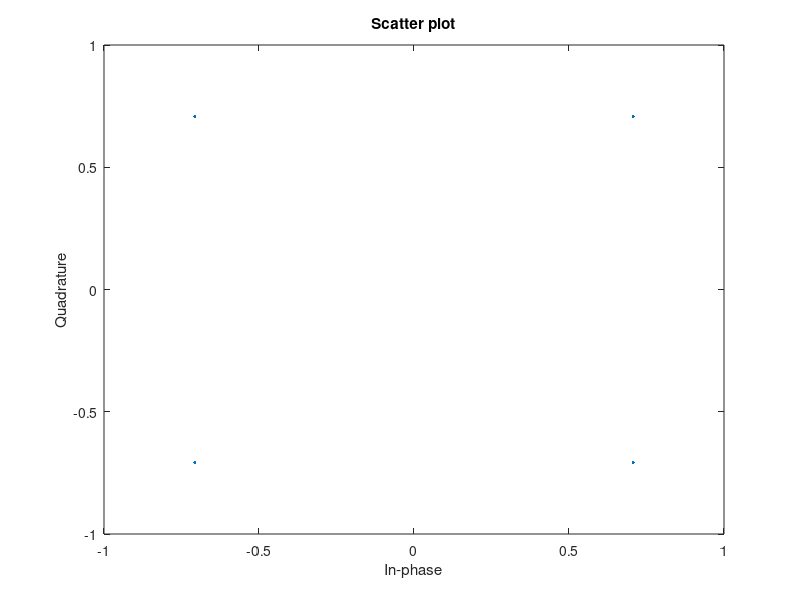
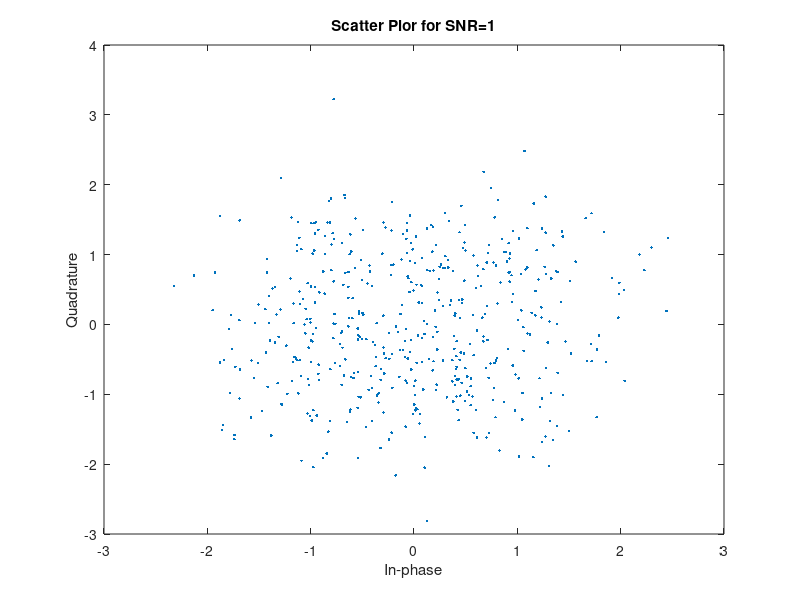
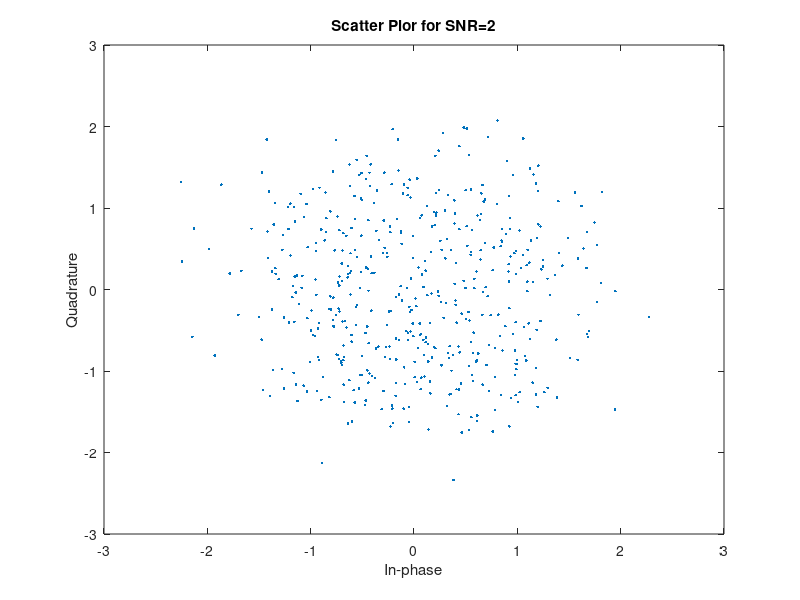
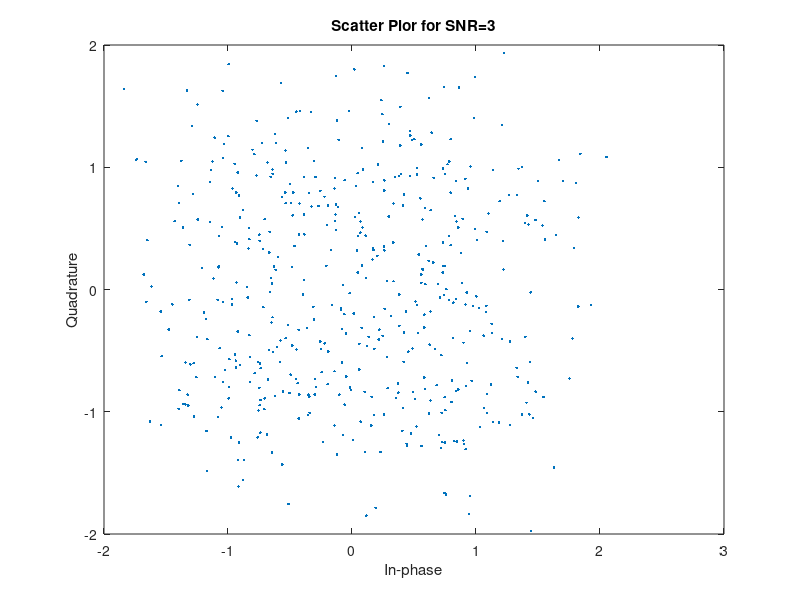

MATLAB code for these plots, in order:
clear all;
clc;
close all;
 
z=rand(1,1000);%generating random signal
x=round(z);
%##x = [1 0]
for i=1:2:length(x);
  if x(i:i+1)==[0 0]
    xmod((i+1)/2)=exp(j*pi/4);
  elseif x(i:i+1)==[0 1]
    xmod((i+1)/2)=exp(j*3*pi/4);
  elseif x(i:i+1)==[1 1]
    xmod((i+1)/2)=exp(-j*3*pi/4);
  else
    xmod((i+1)/2)=exp(-j*pi/4);
  end
end
scatterplot(xmod);
bersim=[];
snrs=1:1:10;
for snr=snrs;
  y=awgn(xmod,snr);%recived signal with white noise introduced
  scatterplot(y);
   title(sprintf('Scatter Plor for SNR=%d', snr))
  for i=1:length(xmod);
    theta=angle(y(i));
    if theta>=0 && theta<pi/2
      det(i*2-1:i*2) = [0 0];
    elseif theta>=pi/2 && theta<pi
      det(i*2-1:i*2) = [0 1];
    elseif theta>=-pi && theta<-pi/2
      det(i*2-1:i*2) = [1 1];
    else
      det(i*2-1:i*2) = [1 0];
    end
  end
  [noe ber]=biterr(x,det)%calling bit error function
  bersim=[bersim ber];
end
semilogy(snrs,bersim,'k*-','linewidth',2);%plotting snr in db with biterror in y
% axis of  log graph
hold on;
grid on;
xlabel('snr');
ylabel('bet_error');
